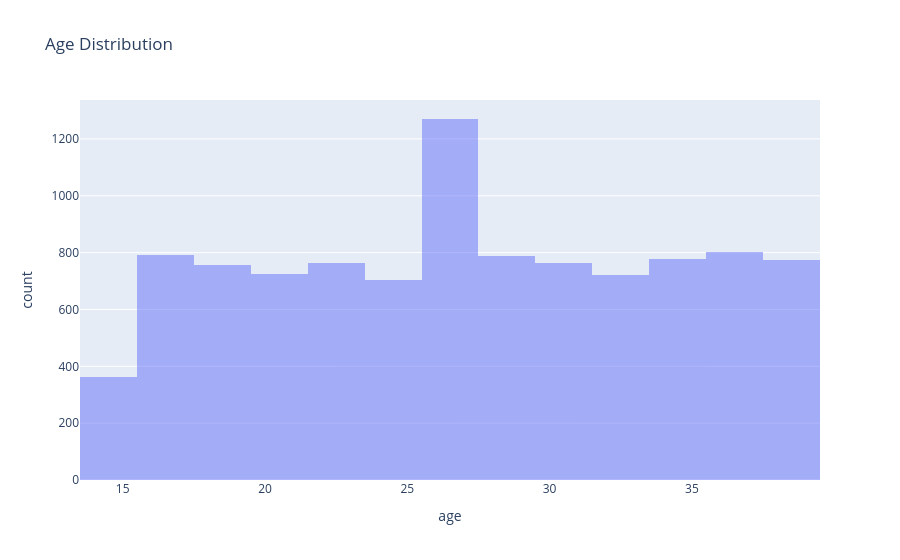

Notebook source saved alongside this figure:
### Markdown cell above
### Age Distribution

### Code cell
fig = px.histogram(
    df,
    x="age",
    nbins=20,
    barmode="overlay",
    title="Age Distribution",
)
fig.show()

### Figure 1 — Plotly figure (JSON) as saved in the notebook; plotly's stock layout.template omitted (floating-point values rounded to 4 significant figures; data arrays with more than 128 entries replaced by an {"elided": "..."} marker saying what was removed)
{"data": [{"bingroup": "x", "hovertemplate": "age=%{x}<br>count=%{y}<extra></extra>", "legendgroup": "", "marker": {"color": "#636efa", "opacity": 0.5, "pattern": {"shape": ""}}, "name": "", "nbinsx": 20, "orientation": "v", "showlegend": false, "type": "histogram", "x": {"elided": "10000 int values"}, "xaxis": "x", "yaxis": "y"}], "layout": {"barmode": "overlay", "legend": {"tracegroupgap": 0}, "title": {"text": "Age Distribution"}, "xaxis": {"anchor": "y", "domain": [0, 1], "title": {"text": "age"}}, "yaxis": {"anchor": "x", "domain": [0, 1], "title": {"text": "count"}}}}
